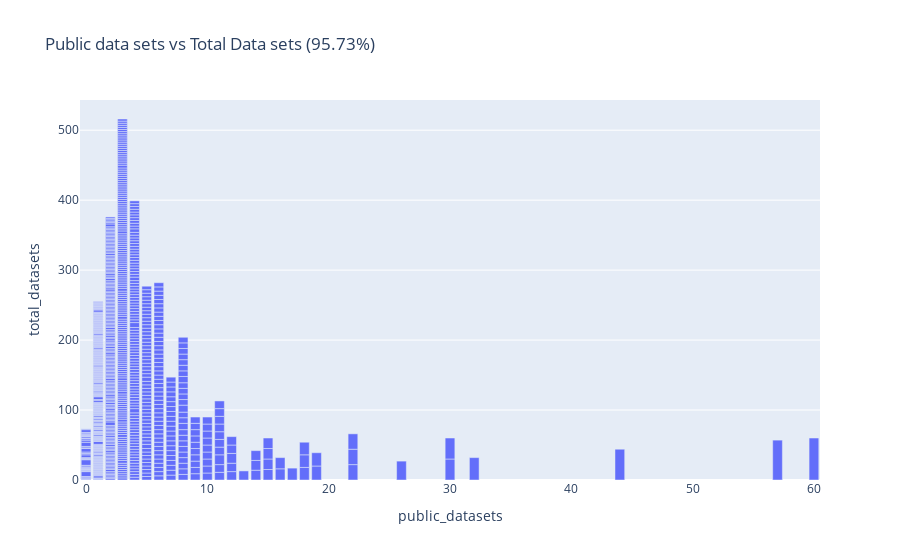

The cell this chart's notebook holds for it:
### Markdown cell above
## General Metrics

In this section of the notebook, we extract general metrics over all sources, such as the implementation rate and data set statistics. We also count the number of theoretical papers and *drop them from the dataset* s.t. as they are not part of any further analysis.

### Code cell
# Create a general dataset statistics table
header = source_order
years = list(df["year"].unique())

values = []
for year in years:
    values.append([])
    for source in header:
        subset = df[(df["source"] == source) & (df["year"] == year)]
        values[-1].append(f"{len(subset[subset["theoretical"] == False])} ({len(subset[subset["theoretical"] == True])})")

# Add total row
values.append([])
for source in header:
    subset = df[(df["source"] == source)]
    values[-1].append(f"{len(subset[subset["theoretical"] == False])} ({len(subset[subset["theoretical"] == True])})")
gen_stats = latex.latex_table(columns=header, rows=years + ["Total"], values=values, label="tab:data_summary", column_char="r",
                              caption="A summary of the collected data, where the first number represents the number of applicable reviews "
                                      "and the number of excluded (theoretical) papers is represented in brackets. "
                                      f"We collected {len(df[df["theoretical"] == False])} applicable reviews out of {len(df)} total papers reviewed.")
latex.compile_latex(gen_stats, "tables/general_statistics")
# Measure the amount of theoretical papers that we will have to discount
theoretical_papers = df["theoretical"].sum()
print(f"Total number of theoretical papers: {theoretical_papers}. Percentage: {(theoretical_papers / len(df) * 100).round(4)}%")

df = df[df["theoretical"] == False]
df.drop(["theoretical"], axis=1, inplace=True)
print(f"Total number of applicable papers: {len(df)}")

# Measure the amount of papers that have implementation URLS
df["implementation_link"] = df["implementation_url"].notna()
print(f"Total number of implementation URLs: {df["implementation_link"].sum()}. Percentage: {(df["implementation_link"].sum() / len(df) * 100).round(4)}%")

# Measure the amount of data sets used and how many were public vs private
avg = (df["public_datasets"].sum() / df["total_datasets"].sum() * 100).round(2)
title = f"Public data sets vs Total Data sets ({avg}%)"
plot = px.bar(df, x="public_datasets", y="total_datasets", title=title)
plot.show()

df["public_data_fraction"] = df["public_datasets"] / df["total_datasets"]
print("Number of papers / percentage that only use private data:", len(df[df["public_datasets"] == 0]), round(len(df[df["public_datasets"] == 0]) / len(df) * 100, 2))
df.drop(["public_datasets", "total_datasets"], axis=1, inplace=True)


# Calculate the papers with implementation url and cost >= 5 based on the guideline
bad_url_count = len(df[(df["implementation_link"] == True) & (df["Implementation"] >= 5)])
print(f"The bad URL count is: {bad_url_count}")

### Figure 1 — Plotly figure (JSON) as saved in the notebook; plotly's stock layout.template omitted (floating-point values rounded to 4 significant figures; data arrays with more than 128 entries replaced by an {"elided": "..."} marker saying what was removed)
{"data": [{"hovertemplate": "public_datasets=%{x}<br>total_datasets=%{y}<extra></extra>", "legendgroup": "", "marker": {"color": "#636efa", "pattern": {"shape": ""}}, "name": "", "orientation": "v", "showlegend": false, "textposition": "auto", "type": "bar", "x": {"elided": "918 int values"}, "xaxis": "x", "y": {"elided": "918 int values"}, "yaxis": "y"}], "layout": {"barmode": "relative", "legend": {"tracegroupgap": 0}, "title": {"text": "Public data sets vs Total Data sets (95.73%)"}, "xaxis": {"anchor": "y", "domain": [0, 1], "title": {"text": "public_datasets"}}, "yaxis": {"anchor": "x", "domain": [0, 1], "title": {"text": "total_datasets"}}}}
